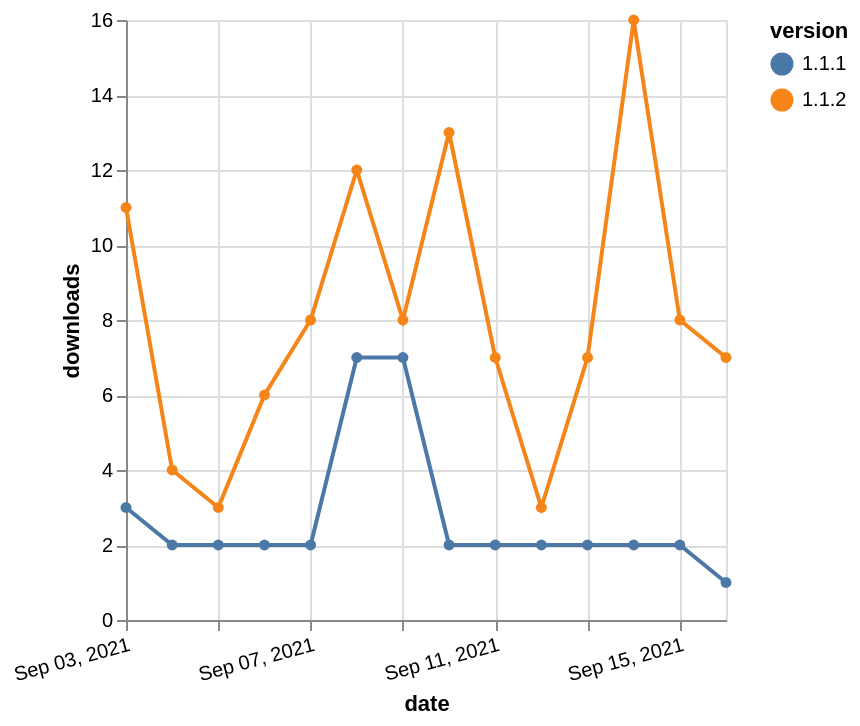

Describe this chart as a Vega-Lite specification.
### Vega-Lite specification from a JSON file in a GitHub repository (floating-point values rounded to 4 significant figures)
{"$schema": "https://vega.github.io/schema/vega-lite/v5.json", "description": "A simple bar chart with embedded data.", "data": {"values": [{"date": "2021-09-03", "total": 6011, "delta": 11, "version": "1.1.2"}, {"date": "2021-09-04", "total": 6015, "delta": 4, "version": "1.1.2"}, {"date": "2021-09-05", "total": 6018, "delta": 3, "version": "1.1.2"}, {"date": "2021-09-06", "total": 6024, "delta": 6, "version": "1.1.2"}, {"date": "2021-09-07", "total": 6032, "delta": 8, "version": "1.1.2"}, {"date": "2021-09-08", "total": 6044, "delta": 12, "version": "1.1.2"}, {"date": "2021-09-09", "total": 6052, "delta": 8, "version": "1.1.2"}, {"date": "2021-09-10", "total": 6065, "delta": 13, "version": "1.1.2"}, {"date": "2021-09-11", "total": 6072, "delta": 7, "version": "1.1.2"}, {"date": "2021-09-12", "total": 6075, "delta": 3, "version": "1.1.2"}, {"date": "2021-09-13", "total": 6082, "delta": 7, "version": "1.1.2"}, {"date": "2021-09-14", "total": 6098, "delta": 16, "version": "1.1.2"}, {"date": "2021-09-15", "total": 6106, "delta": 8, "version": "1.1.2"}, {"date": "2021-09-16", "total": 6113, "delta": 7, "version": "1.1.2"}, {"date": "2021-09-03", "total": 4903, "delta": 3, "version": "1.1.1"}, {"date": "2021-09-04", "total": 4905, "delta": 2, "version": "1.1.1"}, {"date": "2021-09-05", "total": 4907, "delta": 2, "version": "1.1.1"}, {"date": "2021-09-06", "total": 4909, "delta": 2, "version": "1.1.1"}, {"date": "2021-09-07", "total": 4911, "delta": 2, "version": "1.1.1"}, {"date": "2021-09-08", "total": 4918, "delta": 7, "version": "1.1.1"}, {"date": "2021-09-09", "total": 4925, "delta": 7, "version": "1.1.1"}, {"date": "2021-09-10", "total": 4927, "delta": 2, "version": "1.1.1"}, {"date": "2021-09-11", "total": 4929, "delta": 2, "version": "1.1.1"}, {"date": "2021-09-12", "total": 4931, "delta": 2, "version": "1.1.1"}, {"date": "2021-09-13", "total": 4933, "delta": 2, "version": "1.1.1"}, {"date": "2021-09-14", "total": 4935, "delta": 2, "version": "1.1.1"}, {"date": "2021-09-15", "total": 4937, "delta": 2, "version": "1.1.1"}, {"date": "2021-09-16", "total": 4938, "delta": 1, "version": "1.1.1"}]}, "width": "container", "mark": {"type": "line", "point": {"filled": true}}, "encoding": {"x": {"field": "date", "type": "temporal", "timeUnit": "yearmonthdate", "title": "date", "axis": {"labelAngle": -15}}, "y": {"field": "delta", "type": "quantitative", "title": "downloads"}, "color": {"field": "version", "type": "nominal"}, "tooltip": {"field": "delta"}}}
